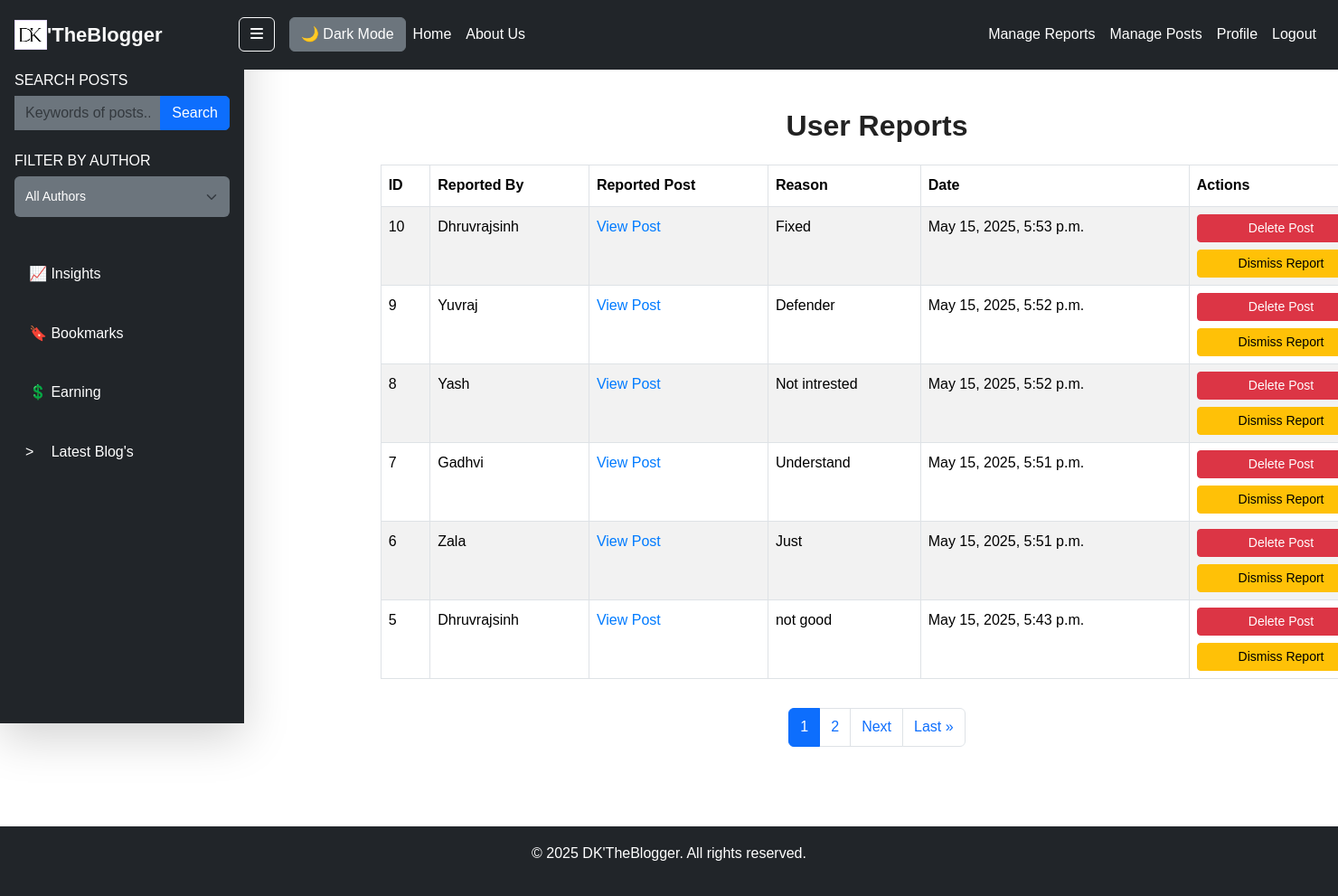
/manage-reports/ (signed in), run on the app's committed database.
### blog/models.py (models this page shows, shortened)
class Report(models.Model):
    post = models.ForeignKey(Post, on_delete=models.CASCADE, related_name='reports')
    reporter = models.ForeignKey(User, on_delete=models.CASCADE)
    reason = models.TextField()
    reported_at = models.DateTimeField(auto_now_add=True)

### blog/views.py (the view)
# urls.py: path('manage-reports/', manage_reports, name='manage_reports'),
@staff_member_required
def manage_reports(request):
    reports_list = Report.objects.all().order_by('-reported_at')  #  Define reports_list correctly
    paginator = Paginator(reports_list, 6)  #  Paginate reports (10 per page)
    page_number = request.GET.get('page')  #  Get the requested page number
    reports = paginator.get_page(page_number)  #  Fetch reports for the requested page
    return render(request, 'blog/manage_reports.html', {'reports': reports})

### blog/views.py (called while the page is built)
def sidebar_context(request):
    latest_posts = Post.objects.filter(status='published').order_by('-created_at')[:5]
    authors = User.objects.filter(post__status='published').distinct()
    query = request.GET.get('q')
    search_results = None
    if query:
        search_results = Post.objects.filter(
            Q(title__icontains=query) | Q(content__icontains=query),
            status='published'
        )[:5]  # Limit search results
    return {
        'latest_posts': latest_posts,
        'authors': authors,
        'search_results': search_results,
    }

### blog/templates/blog/manage_reports.html (shortened to what this page needs)
{% extends "blog/base.html" %}
{% block content %}
<div class="container mt-4">
    <h2 class="mb-4">User Reports</h2>
    {% if reports %}
        <div class="table-responsive" id="report-table-container">
            <table class="table table-bordered table-striped">
                <thead>
                    <tr>
                        <th>ID</th>
                        <th>Reported By</th>
                        <th>Reported Post</th>
                        <th>Reason</th>
                        <th>Date</th>
                        <th>Actions</th>
                    </tr>
                </thead>
                <tbody id="report-table-body">
                    {% for report in reports %}
                        <tr>
                            <td>{{ report.id }}</td>
                            <td>{{ report.reporter.username }}</td>
                            <td><a href="{% url 'post_detail' report.post.id %}">View Post</a></td>
                            <td>{{ report.reason }}</td>
                            <td>{{ report.reported_at }}</td>
                            <td>
                                <div class="d-flex flex-column gap-2">
                                    <form method="POST" action="{% url 'delete_post' report.post.pk %}?next={% url 'manage_reports' %}" class="delete-form">
                                        <button type="button" class="btn btn-sm btn-danger w-100 delete-btn">Delete Post</button>
                                    </form>
                                    <a href="{% url 'delete_report' report.id %}" class="btn btn-sm btn-warning w-100" id="dismiss">
                                        Dismiss Report
                                    </a>
                                </div>
                            </td>
                        </tr>
                    {% endfor %}
                </tbody>
            </table>
        </div>
        <div class="d-flex justify-content-center mt-3" id="pagination-controls">
            <nav>
                <ul class="pagination mb-0">
                    {% for i in reports.paginator.page_range %}
                        {% if reports.number == i %}
                            <li class="page-item active" aria-current="page">
                                <span class="page-link">{{ i }}</span>
                            </li>
                        {% elif i > reports.number|add:'-2' and i < reports.number|add:'2' or i == 1 or i == reports.paginator.num_pages %}
                            <li class="page-item">
                                <a class="page-link" href="?page={{ i }}">{{ i }}</a>
                            </li>
                        {% elif i == reports.number|add:'-3' or i == reports.number|add:'3' %}
                            <li class="page-item disabled">
                                <span class="page-link">...</span>
                            </li>
                        {% endif %}
                    {% endfor %}
                    {% if reports.has_next %}
                        <li class="page-item">
                            <a class="page-link" href="?page={{ reports.next_page_number }}">Next</a>
                        </li>
                        <li class="page-item">
                            <a class="page-link" href="?page={{ reports.paginator.num_pages }}">Last &raquo;</a>
                        </li>
                    {% endif %}
                </ul>
            </nav>
        </div>
    {% else %}
        <p>No reports available.</p>
    {% endif %}
</div>
{% endblock %}

### blog/templates/blog/base.html (shortened to what this page needs)
{% load static %}
{% load crispy_forms_tags %}
<!DOCTYPE html>
<html lang="en">
<head>
    <link rel="stylesheet" href="{% static 'css/bootstrap.min.css' %}">
    <link rel="stylesheet" href="{% static 'css/bootstrap-icons.css' %}">
    <link rel="stylesheet" href="{% static 'blog/styles.css' %}">
    <link rel="stylesheet" href="{% static 'css/all.min.css' %}">
</head>
<body class="d-flex flex-column min-vh-100">
    <header class="site-header">
        <nav class="navbar navbar-expand-lg navbar-dark bg-dark px-3">
                <div class="logo">
                    <img src="{% static 'blog/images/logo.png' %}" alt="The Blogger Logo">
                    <div class="logo-text">'TheBlogger</div>
                </div>
                {% if user.is_authenticated %}
                    <button class="btn btn-outline-light me-2" id="toggleSidebarBtn">
                        <i class="fas fa-bars"></i>
                    </button>
                {% endif %}
                <button id="darkModeToggle" class="btn btn-secondary ms-2">🌙Dark Mode</button>
                <div class="collapse navbar-collapse" id="navbarToggle">
                    <div class="navbar-nav me-auto">
                        <a class="nav-item nav-link" href="{% url 'blog-home' %}">Home</a>
                        <a class="nav-item nav-link" href="{% url 'blog-about' %}">About Us</a>
                    </div>
                    <div class="navbar-nav">
                        {% if user.is_authenticated %}
                            {% if user.is_authenticated and user.is_staff %}
                                <a class="nav-item nav-link btn btn-danger text-white align-self-center"
                                    href="{% url 'manage_reports' %}">Manage Reports</a>
                            {% endif %}
                            <a class="nav-item nav-link" href="{% url 'manage_posts' %}">Manage Posts</a>
                            <a class="nav-item nav-link" href="{% url 'profile' %}">Profile</a>
                            <a class="nav-item nav-link" href="{% url 'logout' %}">Logout</a>
                        {% else %}
                            <a class="nav-item nav-link" href="{% url 'login' %}">Login</a>
                            <a class="nav-item nav-link" href="{% url 'register' %}">Register</a>
                        {% endif %}
                    </div>
                </div>
        </nav>
    </header>
    <div id="content-wrapper" class="container-fluid mt-5 pt-5 px-4">  <main role="main">
            <div class="row">
                <div class="col-lg-10 mx-auto">
                    <div id="postContainer">
                        {% block content %}{% endblock %}
                    </div>
                    {% if user.is_authenticated %}
                        <div class="d-flex justify-content-center">
                        </div>
                    {% endif%}
                </div>
            </div>
        </main>
    </div>
    {% if user.is_authenticated %}
        {% if not hide_sidebar %}
            <div id="sidebar"
                class="bg-dark text-white position-fixed top-0 start-0 vh-100 shadow-lg overflow-auto px-3 py-4"
                style="width: 270px; transform: translateX(-100%); transition: transform 0.3s ease; z-index: 1050;">
                <button class="btn btn-sm btn-outline-light mb-4 w-100 d-flex justify-content-between align-items-center"
                    id="closeSidebarBtn" onclick="toggleSidebar()">  <span>Sidebar</span>
                </button>
                <h6 class="text-uppercase mb-2">Search Posts</h6>
                <form id="searchForm" class="mb-4">
                    <div class="input-group">
                        <input type="text" id="searchInput" class="form-control bg-secondary border-0 text-white"
                            placeholder="Keywords of posts...">
                        <button type="submit" class="btn btn-primary">Search</button>
                    </div>
                </form>
                <h6 class="text-uppercase mb-2">Filter by Author</h6>
                <select id="authorSelect" class="form-select bg-secondary border-0 text-white mb-3">
                    <option value="">All Authors</option>
                </select>
                <br>
                {% if user.is_authenticated %}
                    <div class="nav-item" class="text-uppercase mb-2">
                        <a  href="{% url 'my_stats' %}"  class="sidebar-link d-block px-3 py-1 text-decoration-none text-white">📈 Insights</a>
                        <br>
                        <a class="sidebar-link d-block px-3 py-1 text-decoration-none text-white" href="{% url 'user_bookmarks' %}">🔖 Bookmarks</a>
                        <br>
                        <a class="sidebar-link d-block px-3 py-1 text-decoration-none text-white" href="{% url 'earning_list' %}">💲 Earning</a>
                    </div>
                {% endif %}
                <br>
                <h6 id="latest-blog-toggle" class="nav-item nav-link latest-blog-toggle" style="cursor: pointer;" class="sidebar-link d-block px-3 py-1 text-decoration-none text-white">
                    <span class="arrow-icon" class="text-uppercase mb-2">&gt;</span> &nbsp; Latest Blog's
                </h6>
            </div>
        {% endif %}
    {% endif %}
    <footer class="bg-dark text-white text-center py-3 mt-5">
        <p>&copy; 2025 DK'TheBlogger. All rights reserved.</p>
    </footer>
</body>
</html>

### blog/static/blog/styles.css (style rules this page uses)
body { background-color: #f5f7fa; color: #333; font-family: "Poppins", Arial, sans-serif; margin: 0; padding: 0; line-height: 1.8; text-rendering: optimizeLegibility; -webkit-font-smoothing: antialiased; transition: background-color 0.5s ease-in-out, color 0.3s ease-in-out; animation: fadeIn 1s ease-in-out; }
a { color: #007bff; text-decoration: none; transition: color 0.3s ease-in-out; }
h1, h2, h3 { font-family: Verdana, sans-serif; text-align: center; color: #222; margin-bottom: 20px; }
h2 { font-size: 2rem; font-weight: bold; }
.navbar { position: fixed; top: 0; width: 100%; background: #333; padding: 15px 0; display: flex; justify-content: center; z-index: 1000; transition: background 0.3s ease-in-out, box-shadow 0.3s ease-in-out; }
.navbar a { color: white; text-decoration: none; padding: 9px 30px; font-size: 1rem; font-weight: 500; position: relative; transition: background 0.3s ease, color 0.3s ease, transform 0.2s ease-in-out; }
.navbar a::after { content: ""; position: absolute; left: 50%; bottom: -5px; width: 0; height: 2px; background: white; transition: width 0.3s ease-in-out, left 0.3s ease-in-out; }
.navbar { animation: fadeInDown 0.6s ease-in-out; }
.form-select, input, textarea { width: 100%; padding: 12px; border-radius: 6px; border: 1px solid #ccc; font-size: 14px; transition: all 0.3s ease-in-out; }
button, .form-button { padding: 12px 20px; font-size: 16px; font-weight: bold; color: white; background: #007bff; border: none; border-radius: 6px; cursor: pointer; transition: background 0.3s ease, transform 0.2s ease; }
.btn i { transition: transform 0.2s ease; }

### blog/templates/blog/base.html (style rules this page uses)
.container-fluid { max-width: 1400px; margin: auto; }
body { margin: 0; padding: 0; overflow-x: hidden; }
.sidebar-link { position: static; font-size: 1rem; font-weight: 500; transition: background 0.3s ease, color 0.3s ease, transform 0.2s ease-in-out; border-radius: 5px; }
.sidebar-link::after { content: ""; position: absolute; left: 50%; bottom: 2px; width: 0; height: 2px; background: white; transition: width 0.3s ease-in-out, left 0.3s ease-in-out; }
#content-wrapper { transition: transform 0.3s ease; margin-left: 0; box-sizing: border-box; padding-left: 0; }
#content-wrapper.sidebar-open { transform: translateX(270px); }
.input-group { display: flex; align-items: stretch; width: 100%; }
.input-group #searchInput { flex: 1; border-radius: 0; }
.input-group .btn { border-radius: 0; }
.input-group .btn:last-child { border-top-right-radius: 5px; border-bottom-right-radius: 5px; }
.input-group .form-control:first-child { border-top-left-radius: 5px; border-bottom-left-radius: 5px; }
#searchForm { width: 100%; }
.navbar { z-index: 1060; }
.logo img { height: 33px; width: 36px; }
.site-header .logo { display: flex; align-items: center; }
.logo-text { font-size: 22px; font-weight: bold; color: rgba(255, 255, 255, 0.98); }
body { background-color: #f8f9fa; font-family: 'Arial', sans-serif; transition: background-color 0.3s, color 0.3s; }
.latest-blog-toggle { transition: transform 0.2s ease, background-color 0.2s ease; display: inline-block; padding: 8px 12px; border-radius: 5px; }
.latest-blog-toggle { transition: transform 0.2s ease-in-out; }
.arrow-icon { display: inline-block; transition: transform 0.3s ease; margin-right: 6px; }

### data on the page
Report: id "10", reporter.username "Dhruvrajsinh", reason "Fixed", reported_at "May 15, 2025, 5:53 p.m."
Report: id "9", reporter.username "Yuvraj", reason "Defender", reported_at "May 15, 2025, 5:52 p.m."
Report: id "8", reporter.username "Yash", reason "Not intrested", reported_at "May 15, 2025, 5:52 p.m."
Report: id "7", reporter.username "Gadhvi", reason "Understand", reported_at "May 15, 2025, 5:51 p.m."
Report: id "6", reporter.username "Zala", reason "Just", reported_at "May 15, 2025, 5:51 p.m."
Report: id "5", reporter.username "Dhruvrajsinh", reason "not good", reported_at "May 15, 2025, 5:43 p.m."

### other printed values
{{ i }} "1"
{{ i }} "2"
